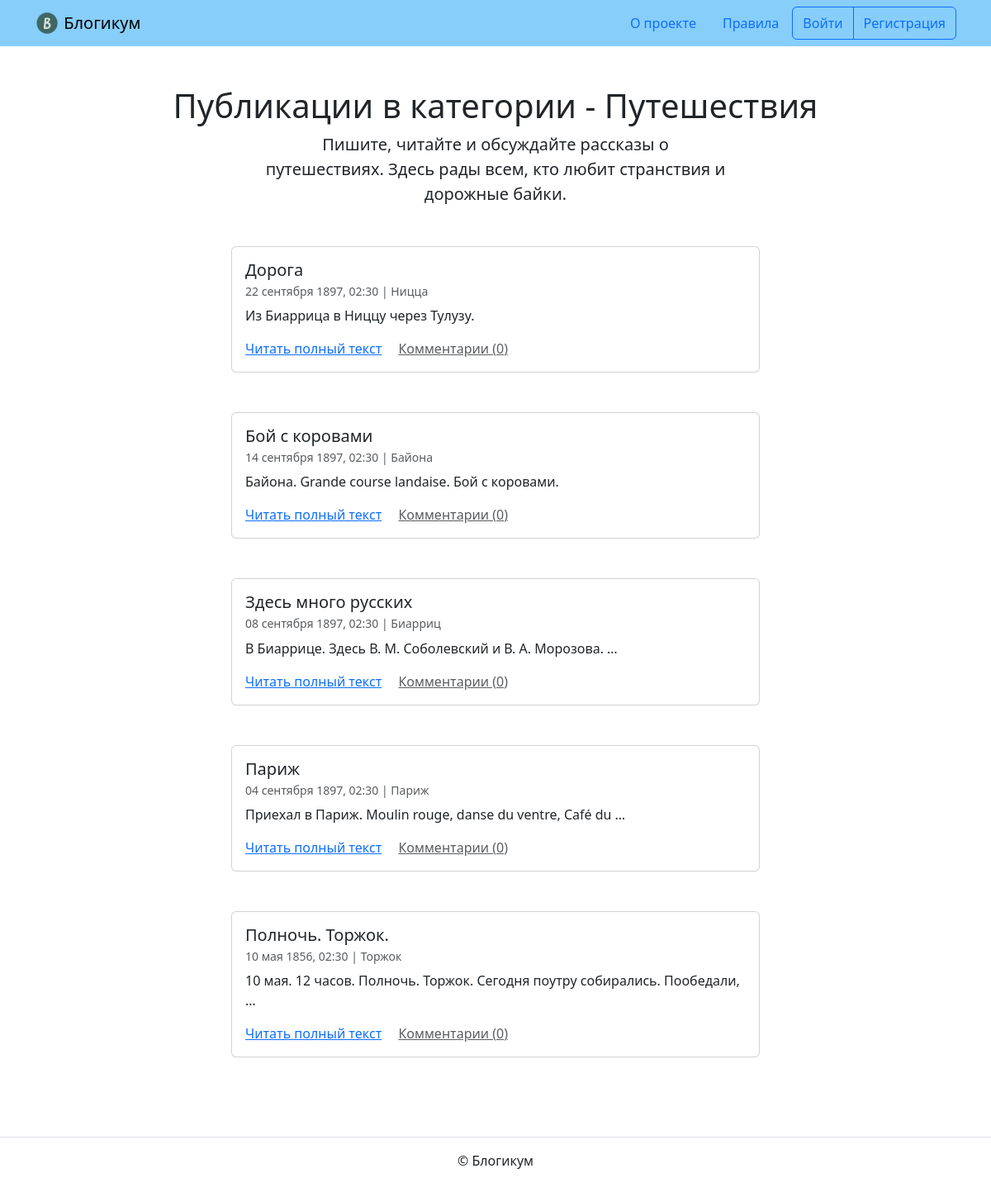
Before: /category/travel/ with the older database file.
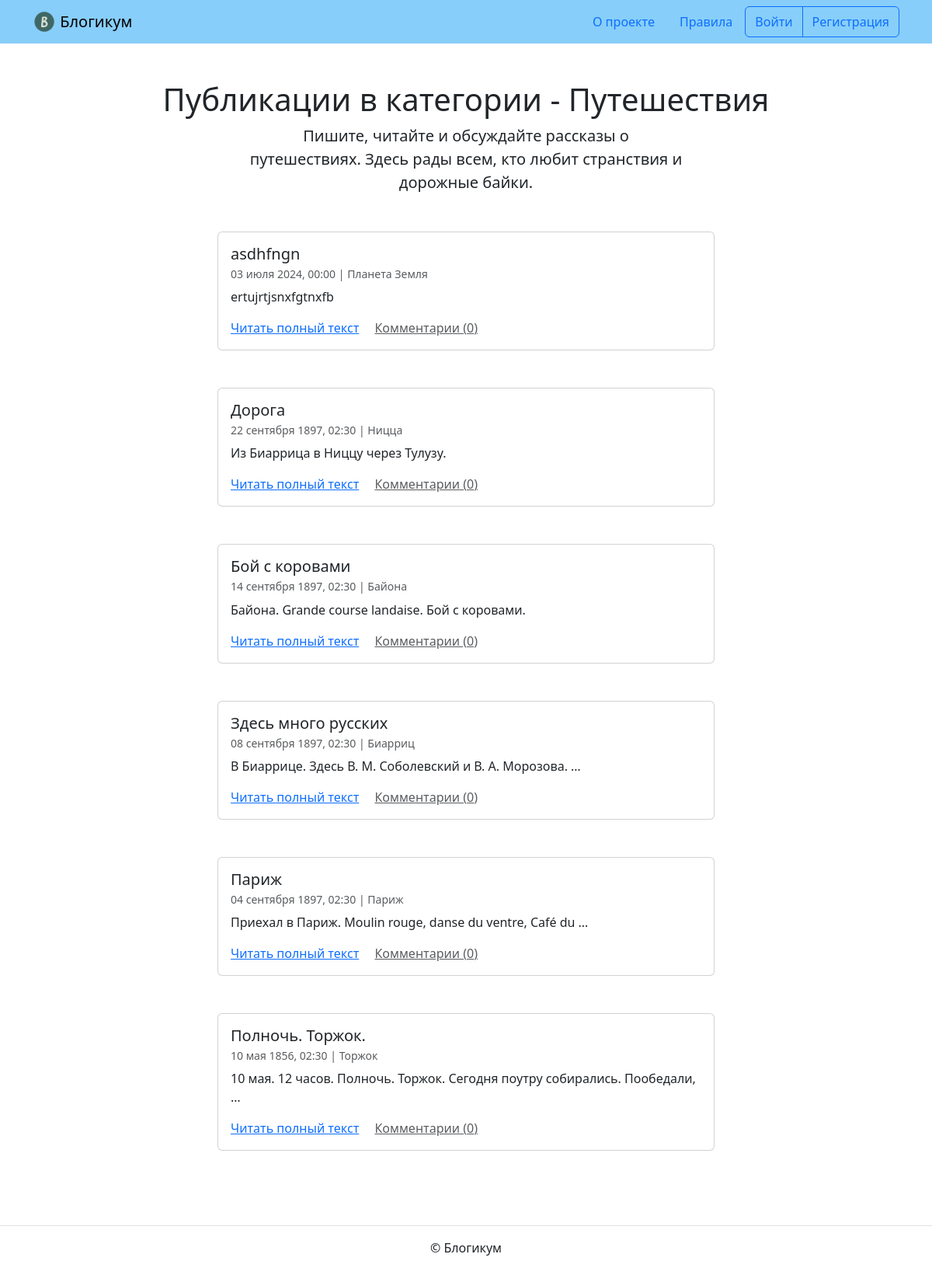
After: the same page with the newer database file.
### blog/models.py (models this page shows, shortened)
class BaseModel(models.Model):
    is_published = models.BooleanField(
        default=True,
        verbose_name='Опубликовано',
        help_text='Снимите галочку, чтобы скрыть публикацию.'
    )
    created_at = models.DateTimeField(
        'Добавлено',
        auto_now_add=True,
    )
    class Meta:
        abstract = True
        ordering = ('-created_at', )

class Post(BaseModel):
    title = models.CharField(
        'Заголовок',
        max_length=settings.MAX_FIELD_LENGTH
    )
    text = models.TextField('Текст')
    pub_date = models.DateTimeField(
        'Дата и время публикации',
        help_text=('Если установить дату и время в будущем'
                   ' — можно делать отложенные публикации.')
    )
    author = models.ForeignKey(
        User,
        on_delete=models.CASCADE,
        verbose_name='Автор публикации'
    )
    location = models.ForeignKey(
        Location,
        on_delete=models.SET_NULL,
        null=True,
        blank=True,
        verbose_name='Местоположение'
    )
    category = models.ForeignKey(
        Category,
        on_delete=models.SET_NULL,
        null=True,
        verbose_name='Категория'
    )
    image = models.ImageField(
        'Фотография',
        upload_to='post_photo',
        blank=True,
    )
    objects = PostQuerySet.as_manager()
    published = PostManager()
    class Meta:
        default_related_name = 'posts'
        ordering = ('-pub_date', )
        verbose_name = 'публикация'
        verbose_name_plural = 'Публикации'

class Location(BaseModel):
    name = models.CharField(
        'Название места',
        max_length=settings.MAX_FIELD_LENGTH
    )
    class Meta:
        verbose_name = 'местоположение'
        verbose_name_plural = 'Местоположения'

### blog/views.py (the view)
class PostsCategoryView(AddPostsUserAndCategoryView, ListView):
    template_name = 'blog/category.html'
    def get(self, request, *args, **kwargs):
        self.object = self.get_object(
            queryset=Category.objects.filter(is_published=True)
        )
        return super().get(request, *args, **kwargs)
    def get_context_data(self, **kwargs):
        context = super().get_context_data(**kwargs)
        context['category'] = self.object
        return context

### blog/models.py (called while the page is built)
    def with_related_data(self):
        return self.select_related(
            'author', 'location', 'category'
        )

    def published(self):
        return self.filter(
            models.Q(pub_date__lte=timezone.now())
            & models.Q(is_published=True)
            & models.Q(category__is_published=True)
        )

    def comment_count(self):
        return self.annotate(
            comment_count=Count('comments')
        )

    def get_queryset(self):
        return (
            PostQuerySet(self.model)
            .with_related_data()
            .published()
            .comment_count()
        )

### blog/views.py (called while the page is built)
    def get_queryset(self):
        if self.object == self.request.user:
            return self.object.posts.comment_count().order_by('-pub_date')
        else:
            return self.object.posts(
                manager='published'
            ).all().order_by('-pub_date')

### templates/blog/category.html (shortened to what this page needs)
{% extends "base.html" %}
{% block content %}
  <h1 class="text-center">Публикации в категории - {{ category.title }}</h1>
  <p class="col-6 offset-3 mb-5 lead text-center">{{ category.description }}</p>
  {% for post in page_obj %}
    <article class="mb-5">
      {% include "includes/post_card.html" %}
    </article>
  {% endfor %}
{% endblock %}

### templates/includes/post_card.html (shortened to what this page needs)
<div class="col d-flex justify-content-center">
  <div class="card" style="width: 40rem;">
    <div class="card-body">
      <h5 class="card-title">{{ post.title }}</h5>
      <h6 class="card-subtitle mb-2 text-muted">
        <small>
          {{ post.pub_date|date:"d E Y, H:i" }} | {% if post.location and post.location.is_published %}{{ post.location.name }}{% else %}Планета Земля{% endif %}<br>
        </small>
      </h6>
      <p class="card-text">{{ post.text|truncatewords:10 }}</p>
      <a href="{% url 'blog:post_detail' post.id %}" class="card-link">Читать полный текст</a>
      <a href="{% url 'blog:post_detail' post.id %}" class="card-link text-muted">Комментарии ({{ post.comment_count }})</a>
    </div>
  </div>
</div>

Changed rows visible on the page:
added Post: title "asdhfngn", pub_date "03 июля 2024, 00:00", shows "Планета Земля", text "ertujrtjsnxfgtnxfb", comment_count "0"
